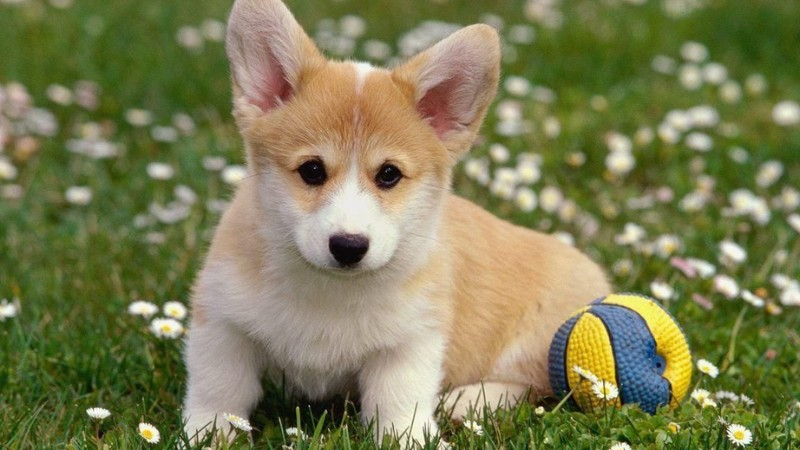
#> input picture img/dog.jpg, 800 x 450 px, found by its file name
$ python ThongThap_LocButterworth.py
#> lines starting #> are read from the running program, lines starting #| are printed output that depends on the picture
import cv2
import matplotlib.pyplot as plt
import numpy as np

img = cv2.imread("img/dog.jpg", 0)
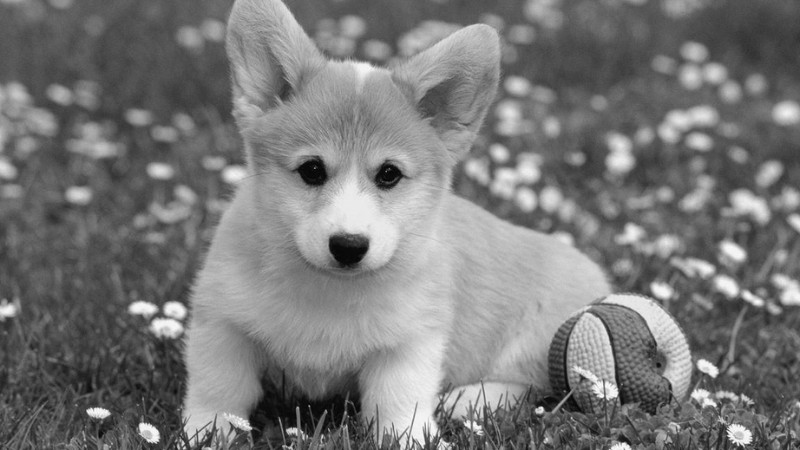
#> img: shape (450, 800); min 0, max 255, mean 120.3
M, N = img.shape
#> M = 450; N = 800
F = np.fft.fft2(img)
D0 = 75
n = 2
u = np.arange(0, M)
#> u = 450 values from 0 to 449
v = np.arange(0, N)
#> v = 800 values from 0 to 799
idx = (u > M/2)
u[idx] = u[idx] - M
idy = (v > N/2)
v[idy] = v[idy] - N
[V, U] = np.meshgrid(v, u)
D = np.sqrt(U**2 + V**2)
H = 1/(1+(D/D0)**(2*n))
G = H * F
imgOut = np.real(np.fft.ifft2(G))
fig = plt.figure(dpi = 300)
plt.subplot(1,2,1)
plt.imshow(img, cmap="gray")
plt.axis("off")
plt.title("InputImage", fontsize=8)
plt.subplot(1,2,2)
plt.imshow(imgOut, cmap="gray")
plt.axis("off")
plt.title("Filtered Image", fontsize=8)
plt.show()
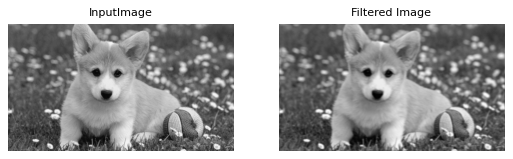
#> figure drawn by matplotlib, 2 panels

$ run again, with img/PCB_xray_330_334.jpg copied over img/dog.jpg
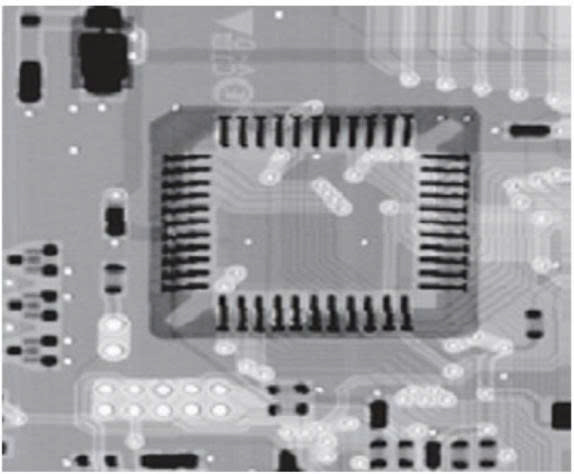
#> input picture img/PCB_xray_330_334.jpg, 574 x 474 px, found by its file name
#> `imgOut = np.real(np.fft.ifft2(G))`:
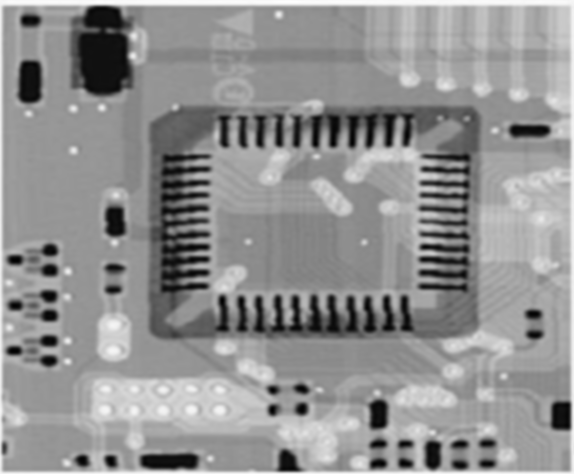
#> imgOut: shape (474, 574) float64; min 15.54, max 262.9, mean 157.1; drawn with min black and max white
#> `plt.show()`:
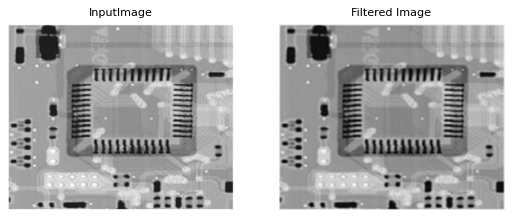
#> figure drawn by matplotlib, 2 panels

$ run again, with img/bien640_480.jpg copied over img/dog.jpg
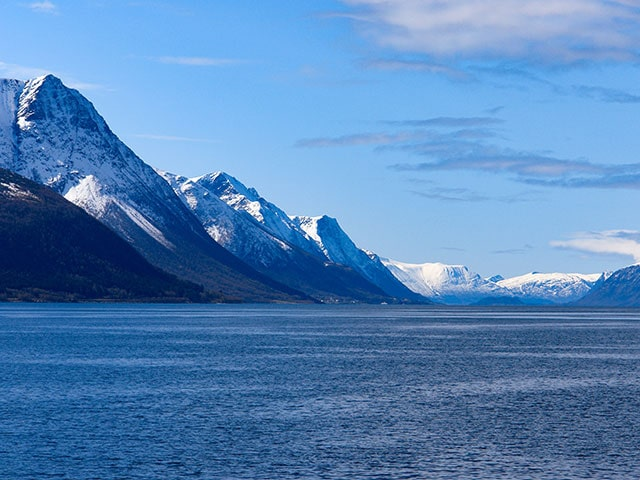
#> input picture img/bien640_480.jpg, 640 x 480 px, found by its file name
#> `imgOut = np.real(np.fft.ifft2(G))`:
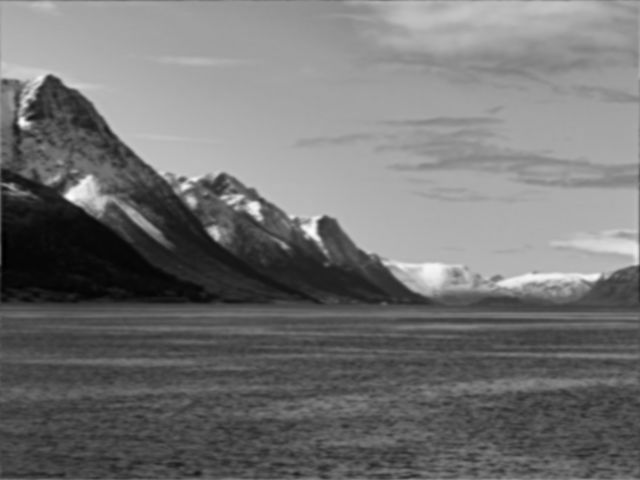
#> imgOut: shape (480, 640) float64; min 15.73, max 255.9, mean 124.6; drawn with min black and max white
#> `plt.show()`:
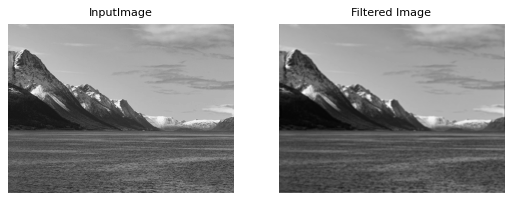
#> figure drawn by matplotlib, 2 panels
